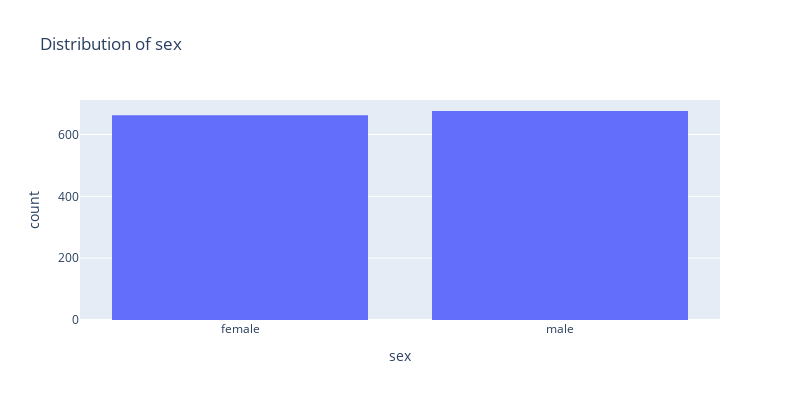
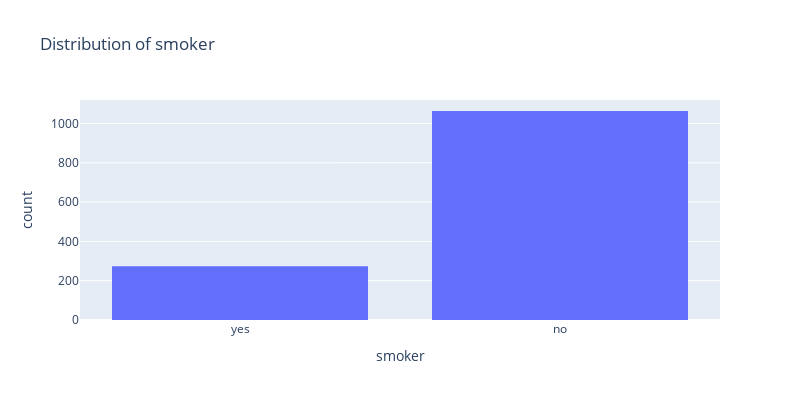
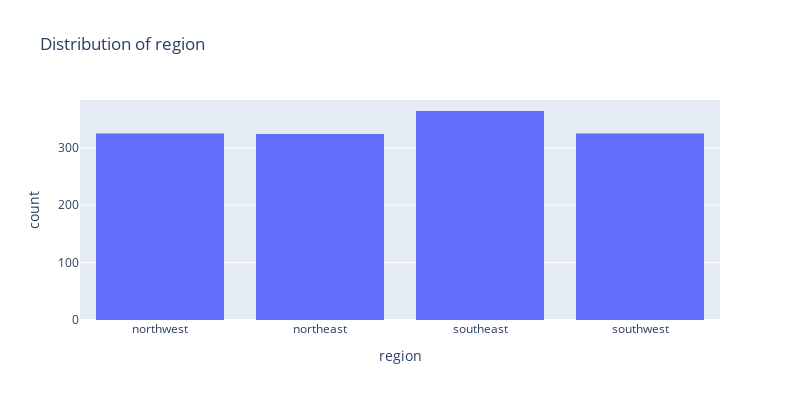

Notebook code cell kept with these figures, in order:
### Code cell
for col in df.select_dtypes(include="object").columns: #Adapted this loop from the LMS: Pandas Topic 17 
    fig= px.histogram(df, x=col, title=f"Distribution of {col}", category_orders={"region":["northwest", "northeast", "southeast", "southwest"]}, width=800, height=400)
    print("\n\n")
    fig.show()

### Figure 1 — Plotly figure (JSON) as saved in the notebook; plotly's stock layout.template omitted (floating-point values rounded to 4 significant figures; data arrays with more than 128 entries replaced by an {"elided": "..."} marker saying what was removed)
{"data": [{"alignmentgroup": "True", "bingroup": "x", "hovertemplate": "sex=%{x}<br>count=%{y}<extra></extra>", "legendgroup": "", "marker": {"color": "#636efa", "pattern": {"shape": ""}}, "name": "", "offsetgroup": "", "orientation": "v", "showlegend": false, "type": "histogram", "x": {"elided": "1338 str values"}, "xaxis": "x", "yaxis": "y"}], "layout": {"barmode": "relative", "height": 400, "legend": {"tracegroupgap": 0}, "title": {"text": "Distribution of sex"}, "width": 800, "xaxis": {"anchor": "y", "domain": [0, 1], "title": {"text": "sex"}}, "yaxis": {"anchor": "x", "domain": [0, 1], "title": {"text": "count"}}}}

### Figure 2 — Plotly figure (JSON) as saved in the notebook; plotly's stock layout.template omitted (floating-point values rounded to 4 significant figures; data arrays with more than 128 entries replaced by an {"elided": "..."} marker saying what was removed)
{"data": [{"alignmentgroup": "True", "bingroup": "x", "hovertemplate": "smoker=%{x}<br>count=%{y}<extra></extra>", "legendgroup": "", "marker": {"color": "#636efa", "pattern": {"shape": ""}}, "name": "", "offsetgroup": "", "orientation": "v", "showlegend": false, "type": "histogram", "x": {"elided": "1338 str values"}, "xaxis": "x", "yaxis": "y"}], "layout": {"barmode": "relative", "height": 400, "legend": {"tracegroupgap": 0}, "title": {"text": "Distribution of smoker"}, "width": 800, "xaxis": {"anchor": "y", "domain": [0, 1], "title": {"text": "smoker"}}, "yaxis": {"anchor": "x", "domain": [0, 1], "title": {"text": "count"}}}}

### Figure 3 — Plotly figure (JSON) as saved in the notebook; plotly's stock layout.template omitted (floating-point values rounded to 4 significant figures; data arrays with more than 128 entries replaced by an {"elided": "..."} marker saying what was removed)
{"data": [{"alignmentgroup": "True", "bingroup": "x", "hovertemplate": "region=%{x}<br>count=%{y}<extra></extra>", "legendgroup": "", "marker": {"color": "#636efa", "pattern": {"shape": ""}}, "name": "", "offsetgroup": "", "orientation": "v", "showlegend": false, "type": "histogram", "x": {"elided": "1338 str values"}, "xaxis": "x", "yaxis": "y"}], "layout": {"barmode": "relative", "height": 400, "legend": {"tracegroupgap": 0}, "title": {"text": "Distribution of region"}, "width": 800, "xaxis": {"anchor": "y", "categoryarray": ["northwest", "northeast", "southeast", "southwest"], "categoryorder": "array", "domain": [0, 1], "title": {"text": "region"}}, "yaxis": {"anchor": "x", "domain": [0, 1], "title": {"text": "count"}}}}
